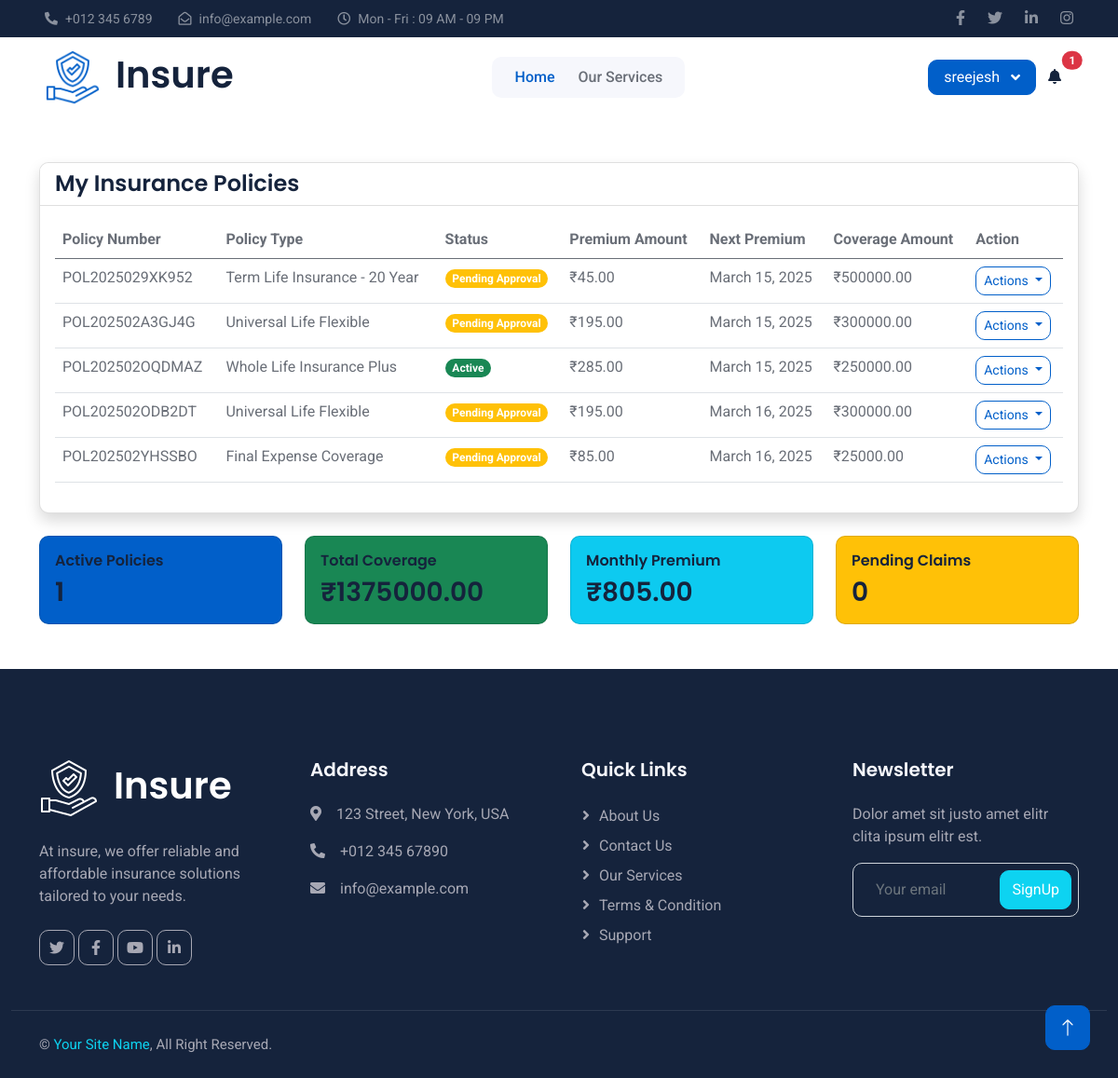
/my-policies/ (signed in), run on an earlier commit of the app's database.
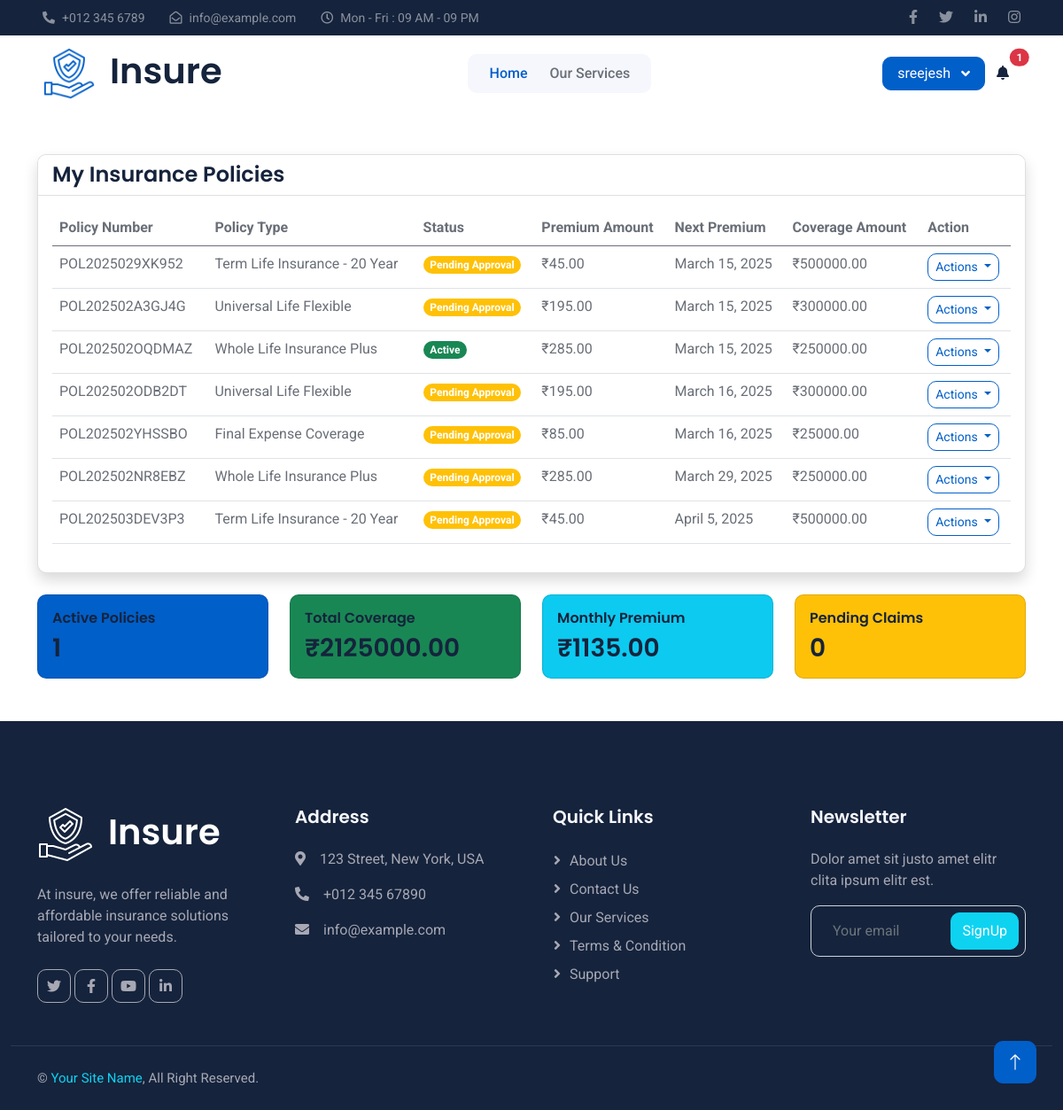
And on a later commit of the database.
### web/models.py (models this page shows, shortened)
class CustomerPolicy(models.Model):
    PAYMENT_FREQUENCY = [
        ('monthly', 'Monthly'),
        ('quarterly', 'Quarterly'),
        ('semi-annual', 'Semi-Annual'),
        ('annual', 'Annual')
    ]
    customer = models.ForeignKey(Customer, on_delete=models.CASCADE)
    policy = models.ForeignKey(InsurancePolicy, on_delete=models.CASCADE)
    policy_number = models.CharField(max_length=20, unique=True)
    start_date = models.DateField()
    end_date = models.DateField()
    status = models.CharField(max_length=20, choices=InsurancePolicy.POLICY_STATUS_CHOICES)
    premium_payment_frequency = models.CharField(max_length=20, choices=PAYMENT_FREQUENCY)
    premium_amount = models.DecimalField(max_digits=10, decimal_places=2)
    next_premium_date = models.DateField()
    created_at = models.DateTimeField(auto_now_add=True)
    updated_at = models.DateTimeField(auto_now=True)
    agent= models.ForeignKey(User,on_delete=models.CASCADE,related_name='policy_agent',null=True,blank= True)
    class Meta:
        verbose_name_plural = "Customer Policies"

class InsurancePolicy(models.Model):
    POLICY_STATUS_CHOICES = [
        ('active', 'Active'),
        ('processed', 'Processed'),
        ('expired', 'Expired'),
        ('cancelled', 'Cancelled'),
        ('pending', 'Pending Approval')
    ]
    name = models.CharField(max_length=200)
    category = models.ForeignKey(InsuranceCategory, on_delete=models.CASCADE)
    description = models.TextField()
    coverage_amount = models.DecimalField(max_digits=12, decimal_places=2)
    premium_amount = models.DecimalField(max_digits=10, decimal_places=2)
    term_length = models.IntegerField(help_text="Term length in months")
    benefits = models.TextField()
    conditions = models.TextField()
    is_active = models.BooleanField(default=True)
    created_at = models.DateTimeField(auto_now_add=True)
    updated_at = models.DateTimeField(auto_now=True)
    class Meta:
        verbose_name_plural = "Insurance Policies"

### web/views.py (the view)
# urls.py: path('my-policies/', MyPoliciesView.as_view(), name='my_policies'),
class MyPoliciesView(LoginRequiredMixin, ListView):
    model = CustomerPolicy
    template_name = 'my_policies.html'
    context_object_name = 'policies'
    def get_queryset(self):
        return CustomerPolicy.objects.filter(customer=self.request.user.customer)
    def get_context_data(self, **kwargs):
        context = super().get_context_data(**kwargs)
        policies = self.get_queryset()
        customer = self.request.user.customer
        context['notifications'] = Notification.objects.filter(
            customer=customer
        ).order_by('-created_at')[:5]
        context['unread_notifications'] = Notification.objects.filter(
            customer=customer,
            read=False
        )
        context['active_policies_count'] = policies.filter(status='active').count()
        context['total_coverage'] = sum(policy.policy.coverage_amount for policy in policies)
        context['total_premium'] = sum(policy.premium_amount for policy in policies)
        context['pending_claims'] = Claim.objects.filter(
            customer_policy__in=policies,
            status='pending'
        ).count()
        return context

### web/templates/my_policies.html (shortened to what this page needs)
{% extends 'base.html' %}
{% load static %}
{% block content %}
<div class="container mt-5 mb-5">
    <div class="row">
        <div class="col-12">
            <div class="card shadow">
                <div class="card-header bg-white">
                    <h4 class="mb-0">My Insurance Policies</h4>
                </div>
                <div class="card-body">
                    {% if policies %}
                        <div class="table-responsive">
                            <table class="table table-hover">
                                <thead>
                                    <tr>
                                        <th>Policy Number</th>
                                        <th>Policy Type</th>
                                        <th>Status</th>
                                        <th>Premium Amount</th>
                                        <th>Next Premium</th>
                                        <th>Coverage Amount</th>
                                        <th>Action</th>
                                    </tr>
                                </thead>
                                <tbody>
                                    {% for policy in policies %}
                                    <tr>
                                        <td>{{ policy.policy_number }}</td>
                                        <td>{{ policy.policy.name }}</td>
                                        <td>
                                            <span class="badge {% if policy.status == 'active' %}bg-success
                                                           {% elif policy.status == 'pending' %}bg-warning
                                                           {% elif policy.status == 'expired' %}bg-danger
                                                           {% else %}bg-secondary{% endif %}">
                                                {{ policy.get_status_display }}
                                            </span>
                                        </td>
                                        <td>₹{{ policy.premium_amount }}</td>
                                        <td>{{ policy.next_premium_date }}</td>
                                        <td>₹{{ policy.policy.coverage_amount }}</td>
                                        <td>
                                            <div class="dropdown">
                                                <button class="btn btn-sm btn-outline-primary dropdown-toggle"
                                                        type="button" data-bs-toggle="dropdown"
                                                        aria-expanded="false">
                                                    Actions
                                                </button>
                                            </div>
                                        </td>
                                    </tr>
                                    {% endfor %}
                                </tbody>
                            </table>
                        </div>
                    {% endif %}
                </div>
            </div>
            {% if policies %}
            <div class="row mt-4">
                <div class="col-md-3">
                    <div class="card bg-primary text-white">
                        <div class="card-body">
                            <h6 class="card-title">Active Policies</h6>
                            <h3 class="mb-0">{{ active_policies_count }}</h3>
                        </div>
                    </div>
                </div>
                <div class="col-md-3">
                    <div class="card bg-success text-white">
                        <div class="card-body">
                            <h6 class="card-title">Total Coverage</h6>
                            <h3 class="mb-0">₹{{ total_coverage }}</h3>
                        </div>
                    </div>
                </div>
                <div class="col-md-3">
                    <div class="card bg-info text-white">
                        <div class="card-body">
                            <h6 class="card-title">Monthly Premium</h6>
                            <h3 class="mb-0">₹{{ total_premium }}</h3>
                        </div>
                    </div>
                </div>
                <div class="col-md-3">
                    <div class="card bg-warning text-white">
                        <div class="card-body">
                            <h6 class="card-title">Pending Claims</h6>
                            <h3 class="mb-0">{{ pending_claims }}</h3>
                        </div>
                    </div>
                </div>
            </div>
            {% endif %}
        </div>
    </div>
</div>
{% endblock %}

### web/templates/base.html (shortened to what this page needs)
{% load static %}
<!DOCTYPE html>
<html lang="en">
  <head>
    <link rel="stylesheet" href="https://cdnjs.cloudflare.com/ajax/libs/font-awesome/5.15.4/css/all.min.css">
    <link
      href="https://cdnjs.cloudflare.com/ajax/libs/font-awesome/5.10.0/css/all.min.css"
      rel="stylesheet"
    />
    <link
      href="https://cdn.jsdelivr.net/npm/bootstrap-icons@1.4.1/font/bootstrap-icons.css"
      rel="stylesheet"
    />
    <link href="{% static 'lib/animate/animate.min.css' %}" rel="stylesheet" />
    <link href="{% static 'lib/owlcarousel/assets/owl.carousel.min.css' %}" rel="stylesheet" />
    <link href="{% static 'css/bootstrap.min.css' %}" rel="stylesheet" />
    <link href="{% static 'css/style.css' %}" rel="stylesheet" />
  </head>
  <body>
    <div
      class="container-fluid bg-dark text-white-50 py-2 px-0 d-none d-lg-block"
    >
      <div class="row gx-0 align-items-center">
        <div class="col-lg-7 px-5 text-start">
          <div class="h-100 d-inline-flex align-items-center me-4">
            <small class="fa fa-phone-alt me-2"></small>
            <small>+012 345 6789</small>
          </div>
          <div class="h-100 d-inline-flex align-items-center me-4">
            <small class="far fa-envelope-open me-2"></small>
            <small>info@example.com</small>
          </div>
          <div class="h-100 d-inline-flex align-items-center me-4">
            <small class="far fa-clock me-2"></small>
            <small>Mon - Fri : 09 AM - 09 PM</small>
          </div>
        </div>
        <div class="col-lg-5 px-5 text-end">
          <div class="h-100 d-inline-flex align-items-center">
            <a class="text-white-50 ms-4" href=""
              ><i class="fab fa-facebook-f"></i
            ></a>
            <a class="text-white-50 ms-4" href=""
              ><i class="fab fa-twitter"></i
            ></a>
            <a class="text-white-50 ms-4" href=""
              ><i class="fab fa-linkedin-in"></i
            ></a>
            <a class="text-white-50 ms-4" href=""
              ><i class="fab fa-instagram"></i
            ></a>
          </div>
        </div>
      </div>
    </div>
    <nav
      class="navbar navbar-expand-lg bg-white navbar-light sticky-top px-4 px-lg-5"
    >
      <a href="{% url 'home' %}" class="navbar-brand d-flex align-items-center">
        <h1 class="m-0">
          <img
            class="img-fluid me-3"
            src="{% static 'img/icon/icon-02-primary.png' %}"
            alt=""
          />Insure
        </h1>
      </a>
      <div class="collapse navbar-collapse" id="navbarCollapse">
        <div class="navbar-nav mx-auto bg-light rounded pe-4 py-3 py-lg-0">
          <a href="{% url 'home'%}" class="nav-item nav-link active">Home</a>
          <a href="{% url 'servise'%}" class="nav-item nav-link">Our Services</a>
        </div>
      </div>
      {% if user.is_authenticated %}
<div class="dropdown">
    <button class="btn btn-primary dropdown-toggle px-3 d-none d-lg-block" type="button" id="userDropdown" data-bs-toggle="dropdown" aria-expanded="false">
        {{ user.username }}
    </button>
</div>
<div class="dropdown d-flex">
    <button class="btn btn-link position-relative" type="button" data-bs-toggle="dropdown" aria-expanded="false">
        <i class="fas fa-bell text-dark"></i>
        {% if unread_notifications %}
        <span class="position-absolute top-0 start-100 translate-middle badge rounded-pill bg-danger">
            {{ unread_notifications|length }}
        </span>
        {% endif %}
    </button>
</div>
{% else %}
<div class="d-none d-lg-block">
    <a href="" class="btn btn-outline-primary me-2">Login</a>
    <a href="{% url 'register' %}" class="btn btn-primary">Register</a>
</div>
{% endif %}
    </nav>
    {% block content %}
    {% endblock content %}
  <div
    class="container-fluid bg-dark footer mt-5 pt-5 wow fadeIn"
    data-wow-delay="0.1s"
  >
    <div class="container py-5">
      <div class="row g-5">
        <div class="col-lg-3 col-md-6">
          <h1 class="text-white mb-4">
            <img
              class="img-fluid me-3"
              src="img/icon/icon-02-light.png"
              alt=""
            />Insure
          </h1>
          <p>
            At insure, we offer reliable and affordable insurance solutions tailored to your needs.
          </p>
          <div class="d-flex pt-2">
            <a class="btn btn-square me-1" href=""
              ><i class="fab fa-twitter"></i
            ></a>
            <a class="btn btn-square me-1" href=""
              ><i class="fab fa-facebook-f"></i
            ></a>
            <a class="btn btn-square me-1" href=""
              ><i class="fab fa-youtube"></i
            ></a>
            <a class="btn btn-square me-0" href=""
              ><i class="fab fa-linkedin-in"></i
            ></a>
          </div>
        </div>
        <div class="col-lg-3 col-md-6">
          <h5 class="text-light mb-4">Address</h5>
          <p>
            <i class="fa fa-map-marker-alt me-3"></i>123 Street, New York, USA
          </p>
          <p><i class="fa fa-phone-alt me-3"></i>+012 345 67890</p>
          <p><i class="fa fa-envelope me-3"></i>info@example.com</p>
        </div>
        <div class="col-lg-3 col-md-6">
          <h5 class="text-light mb-4">Quick Links</h5>
          <a class="btn btn-link" href="">About Us</a>
          <a class="btn btn-link" href="">Contact Us</a>
          <a class="btn btn-link" href="">Our Services</a>
          <a class="btn btn-link" href="">Terms & Condition</a>
          <a class="btn btn-link" href="">Support</a>
        </div>
        <div class="col-lg-3 col-md-6">
          <h5 class="text-light mb-4">Newsletter</h5>
          <p>Dolor amet sit justo amet elitr clita ipsum elitr est.</p>
          <div class="position-relative mx-auto" style="max-width: 400px">
            <input
              class="form-control bg-transparent w-100 py-3 ps-4 pe-5"
              type="text"
              placeholder="Your email"
            />
            <button
              type="button"
              class="btn btn-secondary py-2 position-absolute top-0 end-0 mt-2 me-2"
            >
              SignUp
            </button>
          </div>
        </div>
      </div>
    </div>
    <div class="container-fluid copyright">
      <div class="container">
        <div class="row">
          <div class="col-md-6 text-center text-md-start mb-3 mb-md-0">
            &copy; <a href="#">Your Site Name</a>, All Right Reserved.
          </div>
        </div>
      </div>
    </div>
  </div>
    <a href="#" class="btn btn-lg btn-primary btn-lg-square back-to-top"
      ><i class="bi bi-arrow-up"></i
    ></a>
  </body>
</html>

What changed in the data, as far as the page shows it:
added CustomerPolicy: policy_number "POL202502NR8EBZ", policy.name "Whole Life Insurance Plus", status "Pending Approval", premium_amount "285.00", next_premium_date "March 29, 2025", policy.coverage_amount "250000.00"
added CustomerPolicy: policy_number "POL202503DEV3P3", policy.name "Term Life Insurance - 20 Year", status "Pending Approval", premium_amount "45.00", next_premium_date "April 5, 2025", policy.coverage_amount "500000.00"
Also different on the page:
{{ total_coverage }}: "1375000.00" → "2125000.00"
{{ total_premium }}: "805.00" → "1135.00"
